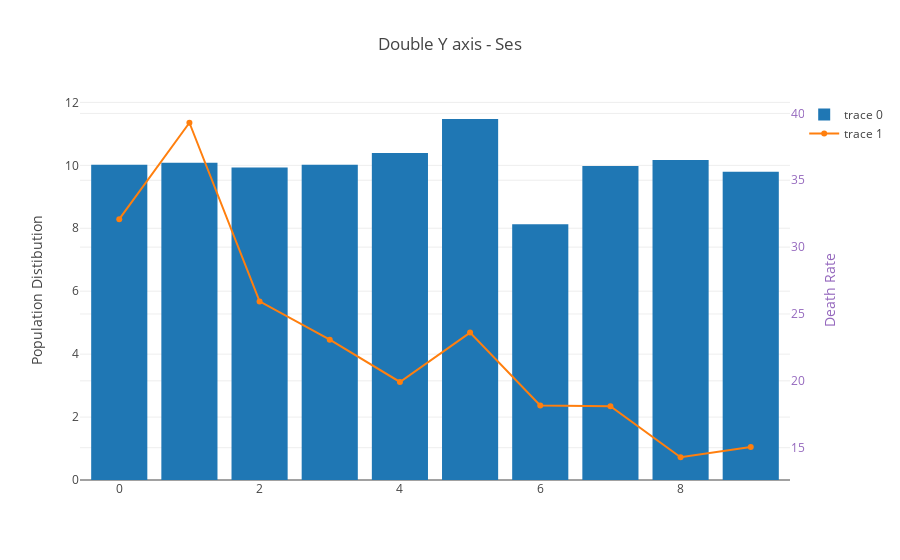
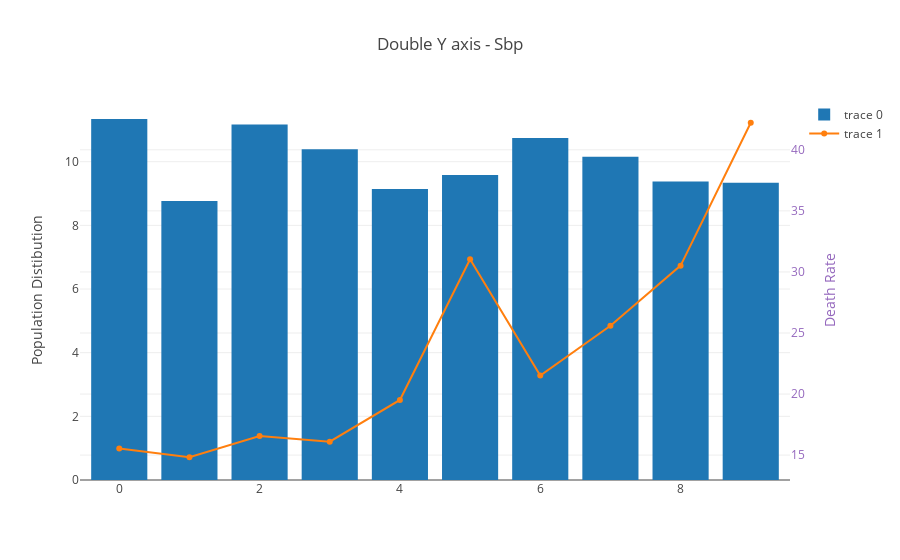
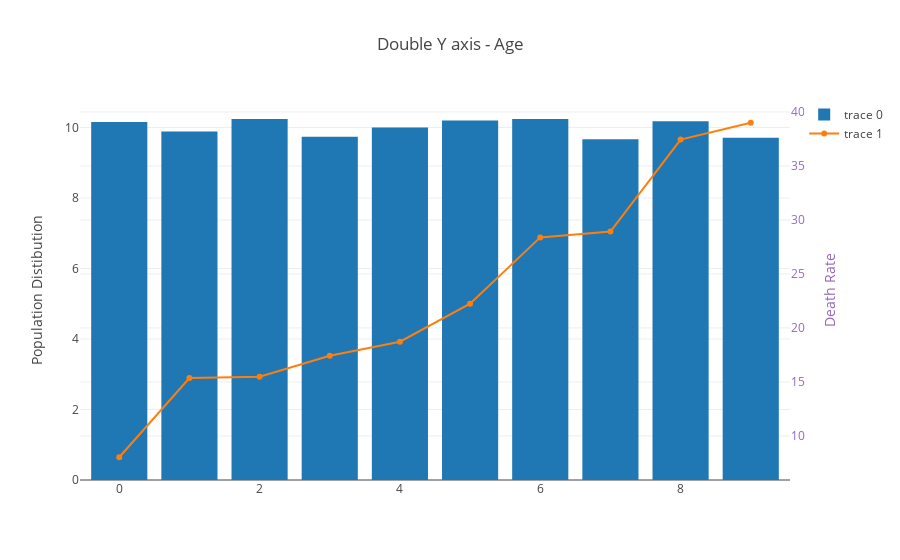
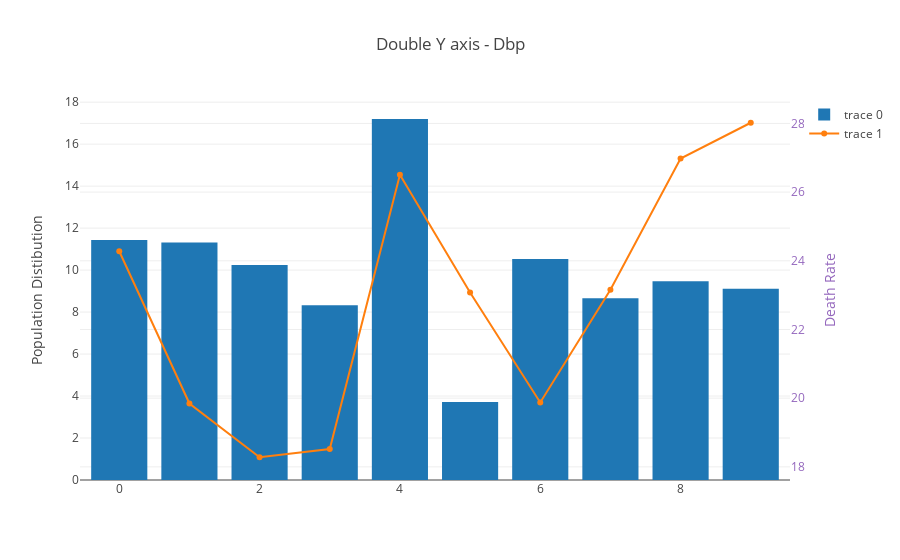

Write notebook code for charts like these, in order.
### Markdown cell above
Plot death rates using numeric columns

### Code cell
plt_event_rate(er_data)

### Figure 1 — Plotly figure (JSON) as saved in the notebook; plotly's stock layout.template omitted (floating-point values rounded to 4 significant figures)
{"data": [{"type": "bar", "uid": "6dcd25bd-7498-4e3b-aff4-643838d0d90c", "x": [0, 1, 2, 3, 4, 5, 6, 7, 8, 9], "y": [10.02, 10.09, 9.932, 10.02, 10.39, 11.47, 8.126, 9.976, 10.17, 9.8]}, {"type": "scatter", "uid": "4014f310-00c5-4e6e-8a55-2b8b500bd113", "x": [0, 1, 2, 3, 4, 5, 6, 7, 8, 9], "y": [32.09, 39.3, 25.94, 23.08, 19.92, 23.61, 18.16, 18.1, 14.29, 15.06], "yaxis": "y2"}], "layout": {"title": {"text": "Double Y axis - Ses"}, "yaxis": {"title": {"text": "Population Distibution"}}, "yaxis2": {"overlaying": "y", "side": "right", "tickfont": {"color": "rgb(148, 103, 189)"}, "title": {"font": {"color": "rgb(148, 103, 189)"}, "text": "Death Rate"}}}}

### Figure 2 — Plotly figure (JSON) as saved in the notebook; plotly's stock layout.template omitted (floating-point values rounded to 4 significant figures)
{"data": [{"type": "bar", "uid": "810487d6-1b4e-4762-b6b6-52ba338d2d71", "x": [0, 1, 2, 3, 4, 5, 6, 7, 8, 9], "y": [11.34, 8.765, 11.16, 10.39, 9.139, 9.579, 10.75, 10.15, 9.381, 9.337]}, {"type": "scatter", "uid": "20b36876-c520-43ce-9192-8d8f09c78b10", "x": [0, 1, 2, 3, 4, 5, 6, 7, 8, 9], "y": [15.53, 14.82, 16.57, 16.1, 19.52, 31.03, 21.52, 25.6, 30.52, 42.22], "yaxis": "y2"}], "layout": {"title": {"text": "Double Y axis - Sbp"}, "yaxis": {"title": {"text": "Population Distibution"}}, "yaxis2": {"overlaying": "y", "side": "right", "tickfont": {"color": "rgb(148, 103, 189)"}, "title": {"font": {"color": "rgb(148, 103, 189)"}, "text": "Death Rate"}}}}

### Figure 3 — Plotly figure (JSON) as saved in the notebook; plotly's stock layout.template omitted (floating-point values rounded to 4 significant figures)
{"data": [{"type": "bar", "uid": "c0b2c7a1-fa47-41d1-b003-28c585ace568", "x": [0, 1, 2, 3, 4, 5, 6, 7, 8, 9], "y": [10.15, 9.888, 10.24, 9.734, 9.998, 10.2, 10.24, 9.667, 10.17, 9.712]}, {"type": "scatter", "uid": "6a23e1a3-1fe1-44a5-a10d-2b66b91246c5", "x": [0, 1, 2, 3, 4, 5, 6, 7, 8, 9], "y": [8.026, 15.37, 15.48, 17.42, 18.72, 22.25, 28.39, 28.93, 37.45, 39.0], "yaxis": "y2"}], "layout": {"title": {"text": "Double Y axis - Age"}, "yaxis": {"title": {"text": "Population Distibution"}}, "yaxis2": {"overlaying": "y", "side": "right", "tickfont": {"color": "rgb(148, 103, 189)"}, "title": {"font": {"color": "rgb(148, 103, 189)"}, "text": "Death Rate"}}}}

### Figure 4 — Plotly figure (JSON) as saved in the notebook; plotly's stock layout.template omitted (floating-point values rounded to 4 significant figures)
{"data": [{"type": "bar", "uid": "b9773176-f33a-42c0-9219-419c4c9d553a", "x": [0, 1, 2, 3, 4, 5, 6, 7, 8, 9], "y": [11.43, 11.32, 10.24, 8.324, 17.2, 3.722, 10.53, 8.654, 9.469, 9.117]}, {"type": "scatter", "uid": "4f3b5d07-56dc-4f44-88bf-899c22b225d2", "x": [0, 1, 2, 3, 4, 5, 6, 7, 8, 9], "y": [24.28, 19.84, 18.28, 18.52, 26.5, 23.08, 19.87, 23.16, 26.98, 28.02], "yaxis": "y2"}], "layout": {"title": {"text": "Double Y axis - Dbp"}, "yaxis": {"title": {"text": "Population Distibution"}}, "yaxis2": {"overlaying": "y", "side": "right", "tickfont": {"color": "rgb(148, 103, 189)"}, "title": {"font": {"color": "rgb(148, 103, 189)"}, "text": "Death Rate"}}}}
